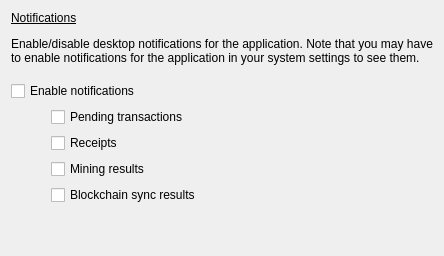
          <widget class="QWidget" name="notificationStgs">
           <attribute name="label">
            <string>Notifications</string>
           </attribute>
           <layout class="QGridLayout" name="gridLayout_4">
            <item row="0" column="0">
             <layout class="QVBoxLayout" name="verticalLayout_36">
              <property name="bottomMargin">
               <number>0</number>
              </property>
              <item>
               <layout class="QVBoxLayout" name="verticalLayout_35">
                <item>
                 <widget class="QLabel" name="label_13">
                  <property name="text">
                   <string>&lt;html&gt;&lt;head/&gt;&lt;body&gt;&lt;p&gt;&lt;span style=&quot; text-decoration: underline;&quot;&gt;Notifications&lt;/span&gt;&lt;/p&gt;&lt;p&gt;Enable/disable desktop notifications for the application. Note that you may have&lt;br&gt;to enable notifications for the application in your system settings to see them.&lt;/p&gt;&lt;/body&gt;&lt;/html&gt;</string>
                  </property>
                 </widget>
                </item>
                <item>
                 <spacer name="verticalSpacer_27">
                  <property name="orientation">
                   <enum>Qt::Vertical</enum>
                  </property>
                  <property name="sizeType">
                   <enum>QSizePolicy::Maximum</enum>
                  </property>
                  <property name="sizeHint" stdset="0">
                   <size>
                    <width>20</width>
                    <height>10</height>
                   </size>
                  </property>
                 </spacer>
                </item>
                <item>
                 <widget class="QCheckBox" name="enableNotifs">
                  <property name="text">
                   <string>Enable notifications</string>
                  </property>
                  <property name="tristate">
                   <bool>true</bool>
                  </property>
                 </widget>
                </item>
               </layout>
              </item>
              <item>
               <layout class="QHBoxLayout" name="horizontalLayout_13">
                <item>
                 <spacer name="horizontalSpacer_37">
                  <property name="orientation">
                   <enum>Qt::Horizontal</enum>
                  </property>
                  <property name="sizeType">
                   <enum>QSizePolicy::Preferred</enum>
                  </property>
                  <property name="sizeHint" stdset="0">
                   <size>
                    <width>40</width>
                    <height>20</height>
                   </size>
                  </property>
                 </spacer>
                </item>
                <item>
                 <widget class="QCheckBox" name="pendingTrxnNotifs">
                  <property name="text">
                   <string>Pending transactions</string>
                  </property>
                 </widget>
                </item>
               </layout>
              </item>
              <item>
               <layout class="QHBoxLayout" name="horizontalLayout_14">
                <item>
                 <spacer name="horizontalSpacer_42">
                  <property name="orientation">
                   <enum>Qt::Horizontal</enum>
                  </property>
                  <property name="sizeType">
                   <enum>QSizePolicy::Preferred</enum>
                  </property>
                  <property name="sizeHint" stdset="0">
                   <size>
                    <width>40</width>
                    <height>20</height>
                   </size>
                  </property>
                 </spacer>
                </item>
                <item>
                 <widget class="QCheckBox" name="receiptNotifs">
                  <property name="text">
                   <string>Receipts</string>
                  </property>
                 </widget>
                </item>
               </layout>
              </item>
              <item>
               <layout class="QHBoxLayout" name="horizontalLayout_24">
                <item>
                 <spacer name="horizontalSpacer_43">
                  <property name="orientation">
                   <enum>Qt::Horizontal</enum>
                  </property>
                  <property name="sizeType">
                   <enum>QSizePolicy::Preferred</enum>
                  </property>
                  <property name="sizeHint" stdset="0">
                   <size>
                    <width>40</width>
                    <height>20</height>
                   </size>
                  </property>
                 </spacer>
                </item>
                <item>
                 <widget class="QCheckBox" name="miningNotifs">
                  <property name="text">
                   <string>Mining results</string>
                  </property>
                 </widget>
                </item>
               </layout>
              </item>
              <item>
               <layout class="QHBoxLayout" name="horizontalLayout_26">
                <item>
                 <spacer name="horizontalSpacer_44">
                  <property name="orientation">
                   <enum>Qt::Horizontal</enum>
                  </property>
                  <property name="sizeType">
                   <enum>QSizePolicy::Preferred</enum>
                  </property>
                  <property name="sizeHint" stdset="0">
                   <size>
                    <width>40</width>
                    <height>20</height>
                   </size>
                  </property>
                 </spacer>
                </item>
                <item>
                 <widget class="QCheckBox" name="syncNotifs">
                  <property name="text">
                   <string>Blockchain sync results</string>
                  </property>
                 </widget>
                </item>
               </layout>
              </item>
              <item>
               <spacer name="verticalSpacer_25">
                <property name="orientation">
                 <enum>Qt::Vertical</enum>
                </property>
                <property name="sizeHint" stdset="0">
                 <size>
                  <width>20</width>
                  <height>40</height>
                 </size>
                </property>
               </spacer>
              </item>
             </layout>
            </item>
           </layout>
          </widget>
